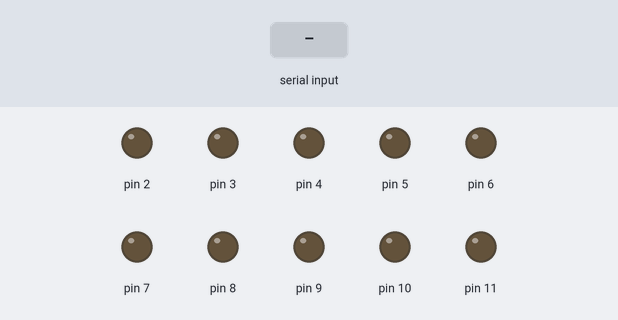
The sketch below on a simulated Arduino Uno, built with avr-gcc and run on an emulated ATmega328P. Parts: output pins drawn as LEDs (lit = HIGH). Inputs (shaded band) come from the test bench.

Above: at 1.2 s.
1.3 s: "5\n" received over Serial
At 2.7 s:
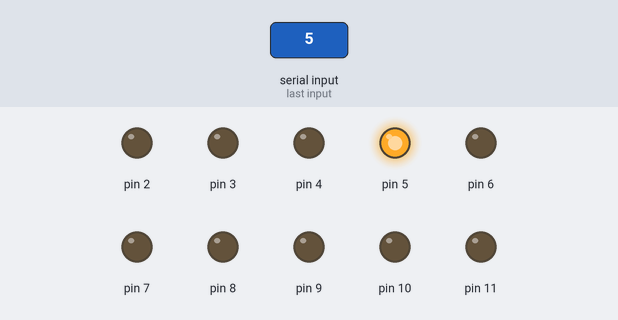
Timing chart, 0 to 4.3 s (numbered marks = the images above; inputs shaded):
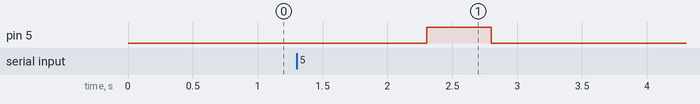

Measured:
- after the input at 1.3 s, pin 5: LOW → HIGH after 1.0 s, → LOW 0.50 s later

The sketch:

gloves.ino
```cpp
void setup() {
  for(int x = 2;x<12;x++){
    pinMode(x,OUTPUT);
  }
  Serial.begin(9600);
}

void loop() {
  if(Serial.available()){
    int c = Serial.readString().toInt();
    if(c != 0){
      digitalWrite(c,HIGH);
      delay(500);
      digitalWrite(c,LOW);
    }
    else{

    }
  }

}
```
